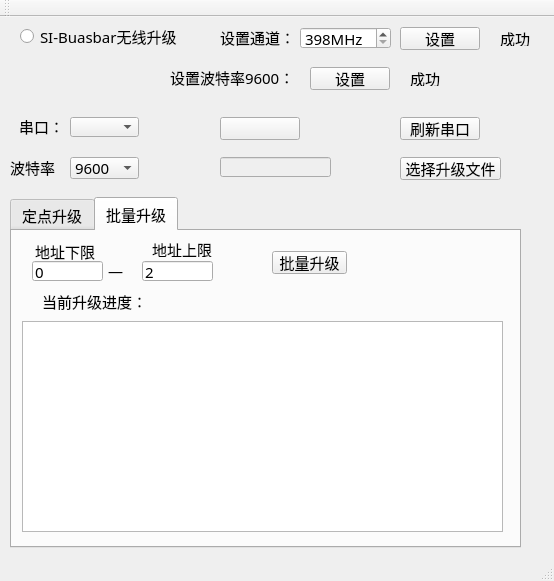
<?xml version="1.0" encoding="UTF-8"?>
<ui version="4.0">
 <class>MainWindow</class>
 <widget class="QMainWindow" name="MainWindow">
  <property name="geometry">
   <rect>
    <x>0</x>
    <y>0</y>
    <width>554</width>
    <height>581</height>
   </rect>
  </property>
  <property name="windowTitle">
   <string>MainWindow</string>
  </property>
  <widget class="QWidget" name="centralWidget">
   <widget class="QLineEdit" name="nameEdit">
    <property name="enabled">
     <bool>false</bool>
    </property>
    <property name="geometry">
     <rect>
      <x>220</x>
      <y>140</y>
      <width>111</width>
      <height>20</height>
     </rect>
    </property>
   </widget>
   <widget class="QPushButton" name="selectfileBtn">
    <property name="geometry">
     <rect>
      <x>400</x>
      <y>140</y>
      <width>101</width>
      <height>23</height>
     </rect>
    </property>
    <property name="font">
     <font>
      <family>微软雅黑</family>
      <pointsize>11</pointsize>
     </font>
    </property>
    <property name="text">
     <string>选择升级文件</string>
    </property>
   </widget>
   <widget class="QLabel" name="label_43">
    <property name="geometry">
     <rect>
      <x>19</x>
      <y>99</y>
      <width>45</width>
      <height>20</height>
     </rect>
    </property>
    <property name="maximumSize">
     <size>
      <width>61</width>
      <height>16777215</height>
     </size>
    </property>
    <property name="font">
     <font>
      <family>微软雅黑</family>
      <pointsize>11</pointsize>
     </font>
    </property>
    <property name="text">
     <string>串口：</string>
    </property>
    <property name="alignment">
     <set>Qt::AlignRight|Qt::AlignTrailing|Qt::AlignVCenter</set>
    </property>
   </widget>
   <widget class="QComboBox" name="comboBox_port">
    <property name="geometry">
     <rect>
      <x>70</x>
      <y>100</y>
      <width>69</width>
      <height>20</height>
     </rect>
    </property>
   </widget>
   <widget class="QPushButton" name="pushButton_port">
    <property name="geometry">
     <rect>
      <x>220</x>
      <y>100</y>
      <width>80</width>
      <height>23</height>
     </rect>
    </property>
    <property name="maximumSize">
     <size>
      <width>111</width>
      <height>16777215</height>
     </size>
    </property>
    <property name="text">
     <string/>
    </property>
   </widget>
   <widget class="QPushButton" name="pushButton_12">
    <property name="geometry">
     <rect>
      <x>400</x>
      <y>100</y>
      <width>80</width>
      <height>23</height>
     </rect>
    </property>
    <property name="maximumSize">
     <size>
      <width>80</width>
      <height>16777215</height>
     </size>
    </property>
    <property name="font">
     <font>
      <family>微软雅黑</family>
      <pointsize>11</pointsize>
     </font>
    </property>
    <property name="text">
     <string>刷新串口</string>
    </property>
   </widget>
   <widget class="QTabWidget" name="tabWidget">
    <property name="geometry">
     <rect>
      <x>10</x>
      <y>180</y>
      <width>511</width>
      <height>351</height>
     </rect>
    </property>
    <property name="font">
     <font>
      <family>微软雅黑</family>
      <pointsize>11</pointsize>
     </font>
    </property>
    <property name="currentIndex">
     <number>1</number>
    </property>
    <widget class="QWidget" name="tab">
     <attribute name="title">
      <string>定点升级</string>
     </attribute>
     <widget class="QCheckBox" name="checkBox">
      <property name="geometry">
       <rect>
        <x>30</x>
        <y>130</y>
        <width>151</width>
        <height>21</height>
       </rect>
      </property>
      <property name="text">
       <string>从机已经进入升级状态</string>
      </property>
     </widget>
     <widget class="QLabel" name="showProgress">
      <property name="geometry">
       <rect>
        <x>100</x>
        <y>80</y>
        <width>101</width>
        <height>21</height>
       </rect>
      </property>
      <property name="text">
       <string>0/0</string>
      </property>
     </widget>
     <widget class="QLabel" name="label_2">
      <property name="geometry">
       <rect>
        <x>30</x>
        <y>80</y>
        <width>54</width>
        <height>20</height>
       </rect>
      </property>
      <property name="text">
       <string>传输进度：</string>
      </property>
     </widget>
     <widget class="QPushButton" name="startBtn">
      <property name="geometry">
       <rect>
        <x>140</x>
        <y>220</y>
        <width>81</width>
        <height>31</height>
       </rect>
      </property>
      <property name="text">
       <string>开始升级</string>
      </property>
     </widget>
     <widget class="QLineEdit" name="addrEdit">
      <property name="geometry">
       <rect>
        <x>70</x>
        <y>40</y>
        <width>133</width>
        <height>20</height>
       </rect>
      </property>
      <property name="inputMask">
       <string/>
      </property>
      <property name="placeholderText">
       <string>（0, 1，2，3...）</string>
      </property>
     </widget>
     <widget class="QLabel" name="label">
      <property name="geometry">
       <rect>
        <x>19</x>
        <y>40</y>
        <width>51</width>
        <height>16</height>
       </rect>
      </property>
      <property name="font">
       <font>
        <family>04b_21</family>
        <pointsize>11</pointsize>
       </font>
      </property>
      <property name="text">
       <string>地址：</string>
      </property>
      <property name="alignment">
       <set>Qt::AlignRight|Qt::AlignTrailing|Qt::AlignVCenter</set>
      </property>
     </widget>
    </widget>
    <widget class="QWidget" name="tab_2">
     <attribute name="title">
      <string>批量升级</string>
     </attribute>
     <widget class="QLineEdit" name="lEditMax">
      <property name="geometry">
       <rect>
        <x>130</x>
        <y>30</y>
        <width>71</width>
        <height>20</height>
       </rect>
      </property>
      <property name="text">
       <string>2</string>
      </property>
     </widget>
     <widget class="QLineEdit" name="lEditMin">
      <property name="geometry">
       <rect>
        <x>20</x>
        <y>30</y>
        <width>71</width>
        <height>20</height>
       </rect>
      </property>
      <property name="text">
       <string>0</string>
      </property>
     </widget>
     <widget class="QLabel" name="label_3">
      <property name="geometry">
       <rect>
        <x>96</x>
        <y>30</y>
        <width>20</width>
        <height>20</height>
       </rect>
      </property>
      <property name="text">
       <string>—</string>
      </property>
     </widget>
     <widget class="QPushButton" name="pushButton">
      <property name="geometry">
       <rect>
        <x>260</x>
        <y>20</y>
        <width>75</width>
        <height>23</height>
       </rect>
      </property>
      <property name="text">
       <string>批量升级</string>
      </property>
     </widget>
     <widget class="QLabel" name="label_4">
      <property name="geometry">
       <rect>
        <x>23</x>
        <y>10</y>
        <width>71</width>
        <height>20</height>
       </rect>
      </property>
      <property name="text">
       <string>地址下限</string>
      </property>
     </widget>
     <widget class="QLabel" name="label_5">
      <property name="geometry">
       <rect>
        <x>140</x>
        <y>10</y>
        <width>71</width>
        <height>16</height>
       </rect>
      </property>
      <property name="text">
       <string>地址上限</string>
      </property>
     </widget>
     <widget class="QTextEdit" name="textEdit">
      <property name="geometry">
       <rect>
        <x>10</x>
        <y>90</y>
        <width>481</width>
        <height>211</height>
       </rect>
      </property>
     </widget>
     <widget class="QLabel" name="labelS">
      <property name="geometry">
       <rect>
        <x>150</x>
        <y>60</y>
        <width>181</width>
        <height>21</height>
       </rect>
      </property>
      <property name="text">
       <string/>
      </property>
     </widget>
     <widget class="QLabel" name="label_6">
      <property name="geometry">
       <rect>
        <x>30</x>
        <y>60</y>
        <width>101</width>
        <height>21</height>
       </rect>
      </property>
      <property name="text">
       <string>当前升级进度：</string>
      </property>
     </widget>
    </widget>
   </widget>
   <widget class="QComboBox" name="baudBox">
    <property name="geometry">
     <rect>
      <x>70</x>
      <y>140</y>
      <width>69</width>
      <height>22</height>
     </rect>
    </property>
    <property name="font">
     <font>
      <family>微软雅黑</family>
      <pointsize>11</pointsize>
     </font>
    </property>
    <item>
     <property name="text">
      <string>9600</string>
     </property>
    </item>
    <item>
     <property name="text">
      <string>19200</string>
     </property>
    </item>
    <item>
     <property name="text">
      <string>38400</string>
     </property>
    </item>
    <item>
     <property name="text">
      <string>115200</string>
     </property>
    </item>
   </widget>
   <widget class="QLabel" name="label_7">
    <property name="geometry">
     <rect>
      <x>10</x>
      <y>140</y>
      <width>51</width>
      <height>20</height>
     </rect>
    </property>
    <property name="font">
     <font>
      <family>微软雅黑</family>
      <pointsize>11</pointsize>
     </font>
    </property>
    <property name="text">
     <string>波特率：</string>
    </property>
   </widget>
   <widget class="QRadioButton" name="radioButton">
    <property name="geometry">
     <rect>
      <x>20</x>
      <y>10</y>
      <width>161</width>
      <height>18</height>
     </rect>
    </property>
    <property name="font">
     <font>
      <family>微软雅黑</family>
      <pointsize>11</pointsize>
     </font>
    </property>
    <property name="text">
     <string>SI-Buasbar无线升级</string>
    </property>
   </widget>
   <widget class="QLabel" name="label_8">
    <property name="geometry">
     <rect>
      <x>220</x>
      <y>10</y>
      <width>71</width>
      <height>20</height>
     </rect>
    </property>
    <property name="font">
     <font>
      <family>微软雅黑</family>
      <pointsize>11</pointsize>
     </font>
    </property>
    <property name="text">
     <string>设置通道：</string>
    </property>
   </widget>
   <widget class="QSpinBox" name="spinBox">
    <property name="geometry">
     <rect>
      <x>300</x>
      <y>10</y>
      <width>91</width>
      <height>22</height>
     </rect>
    </property>
    <property name="font">
     <font>
      <family>微软雅黑</family>
      <pointsize>11</pointsize>
     </font>
    </property>
    <property name="suffix">
     <string>MHz</string>
    </property>
    <property name="minimum">
     <number>398</number>
    </property>
    <property name="maximum">
     <number>525</number>
    </property>
   </widget>
   <widget class="QPushButton" name="SetChannelBtn">
    <property name="geometry">
     <rect>
      <x>400</x>
      <y>10</y>
      <width>80</width>
      <height>23</height>
     </rect>
    </property>
    <property name="font">
     <font>
      <family>微软雅黑</family>
      <pointsize>11</pointsize>
     </font>
    </property>
    <property name="text">
     <string>设置</string>
    </property>
   </widget>
   <widget class="QLabel" name="Statuslabel">
    <property name="geometry">
     <rect>
      <x>500</x>
      <y>13</y>
      <width>41</width>
      <height>16</height>
     </rect>
    </property>
    <property name="font">
     <font>
      <family>微软雅黑</family>
      <pointsize>11</pointsize>
     </font>
    </property>
    <property name="text">
     <string>成功</string>
    </property>
   </widget>
   <widget class="QLabel" name="StatusBaudlabel">
    <property name="geometry">
     <rect>
      <x>410</x>
      <y>53</y>
      <width>41</width>
      <height>16</height>
     </rect>
    </property>
    <property name="font">
     <font>
      <family>微软雅黑</family>
      <pointsize>11</pointsize>
     </font>
    </property>
    <property name="text">
     <string>成功</string>
    </property>
   </widget>
   <widget class="QPushButton" name="SetBaudBtn">
    <property name="geometry">
     <rect>
      <x>310</x>
      <y>50</y>
      <width>80</width>
      <height>23</height>
     </rect>
    </property>
    <property name="font">
     <font>
      <family>微软雅黑</family>
      <pointsize>11</pointsize>
     </font>
    </property>
    <property name="text">
     <string>设置</string>
    </property>
   </widget>
   <widget class="QLabel" name="label_9">
    <property name="geometry">
     <rect>
      <x>170</x>
      <y>50</y>
      <width>121</width>
      <height>20</height>
     </rect>
    </property>
    <property name="font">
     <font>
      <family>微软雅黑</family>
      <pointsize>11</pointsize>
     </font>
    </property>
    <property name="text">
     <string>设置波特率9600：</string>
    </property>
   </widget>
  </widget>
  <widget class="QMenuBar" name="menuBar">
   <property name="geometry">
    <rect>
     <x>0</x>
     <y>0</y>
     <width>554</width>
     <height>22</height>
    </rect>
   </property>
  </widget>
  <widget class="QToolBar" name="mainToolBar">
   <attribute name="toolBarArea">
    <enum>TopToolBarArea</enum>
   </attribute>
   <attribute name="toolBarBreak">
    <bool>false</bool>
   </attribute>
  </widget>
  <widget class="QStatusBar" name="statusBar"/>
 </widget>
 <layoutdefault spacing="6" margin="11"/>
 <resources/>
 <connections/>
</ui>
